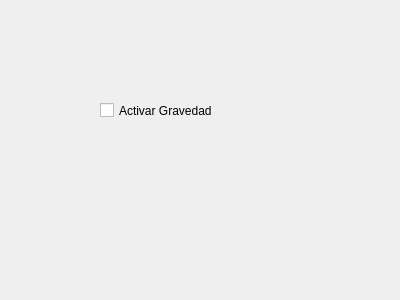
<?xml version="1.0" encoding="UTF-8"?>
<ui version="4.0">
 <class>WidgetGravedad</class>
 <widget class="QWidget" name="WidgetGravedad">
  <property name="geometry">
   <rect>
    <x>0</x>
    <y>0</y>
    <width>400</width>
    <height>300</height>
   </rect>
  </property>
  <property name="windowTitle">
   <string>Form</string>
  </property>
  <widget class="QCheckBox" name="activarGravedad">
   <property name="geometry">
    <rect>
     <x>100</x>
     <y>100</y>
     <width>141</width>
     <height>21</height>
    </rect>
   </property>
   <property name="text">
    <string>Activar Gravedad</string>
   </property>
  </widget>
 </widget>
 <resources/>
 <connections/>
</ui>
